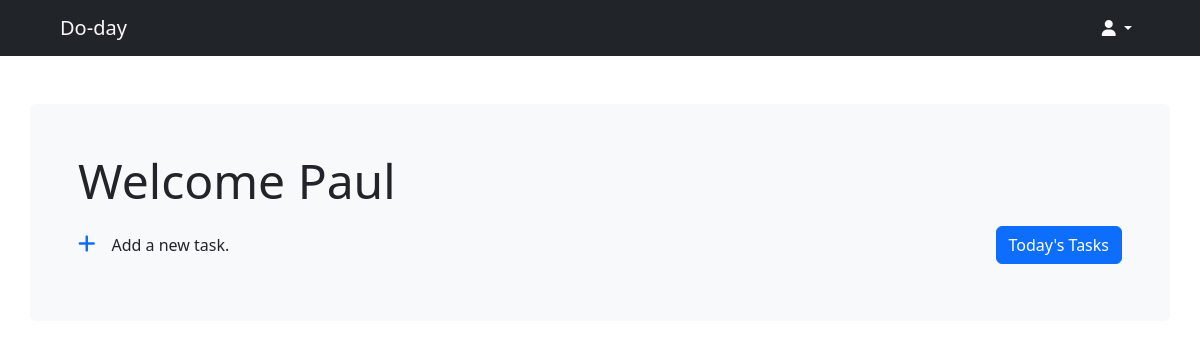
The app's page /all/ (signed in), older data.
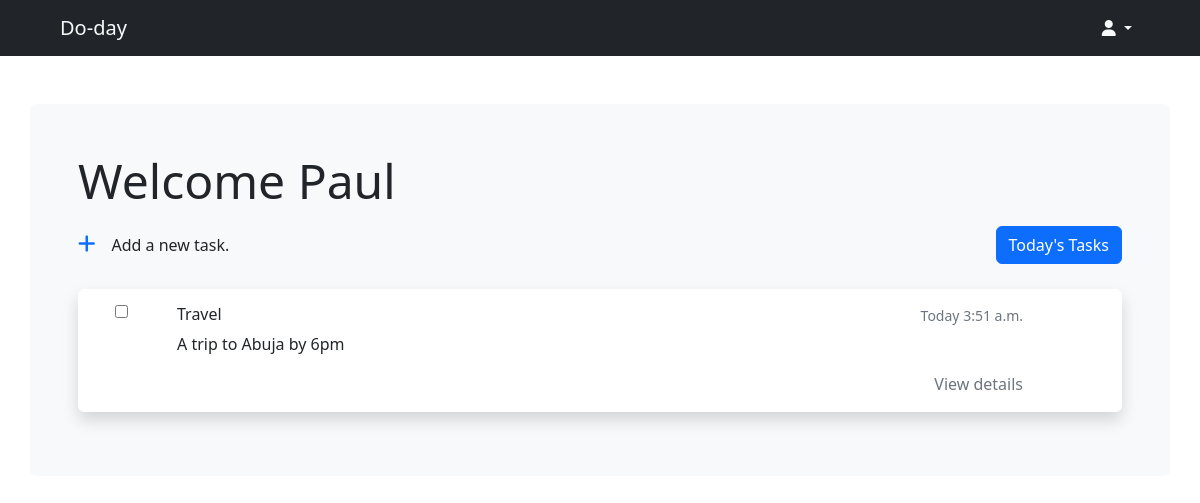
The same page, newer data.
### todo/models.py (models this page shows)
class Task(models.Model):
  task_choices = (
    ('Work', 'Work'),
    ('Travel', 'Travel'),
    ('School', 'School'),
    ('Health', 'Health'),
    ('Personal', 'Personal')
  )
  category = models.CharField(max_length=50, choices=task_choices, default='Work')
  details = models.TextField(max_length=2000)
  task_date = models.DateField()
  task_time = models.TimeField()
  status = models.BooleanField(default=False)
  user = models.ForeignKey(User, on_delete=models.CASCADE)

### todo/views.py (the view, shortened to what this page needs)
# urls.py: path('all/', all, name='todo-all'),
@login_required
def all(request):
  form = TaskForm(request.POST)
  tasks = Task.objects.all().filter(user = request.user).order_by('task_date')
  context = {
    'form': form,
    'tasks': tasks,
  }
  return render(request, 'todo/all.html', context)

### todo/forms.py
class TaskForm(forms.ModelForm):
  task_choices = (
    ('Work', 'Work'),
    ('Travel', 'Travel'),
    ('School', 'School'),
    ('Health', 'Health'),
    ('Personal', 'Personal')
  )
  category = forms.CharField(widget=forms.Select(attrs={'placeholder':'Category'}, choices=task_choices))
  details = forms.CharField(widget=forms.Textarea(attrs={'placeholder':'Details'}))
  task_date = forms.DateField(widget=forms.DateInput(attrs={'name':'Date', 'type':'date'}))
  task_time = forms.TimeField(widget=forms.TimeInput(attrs={'name':'time', 'type':'time'}))
  class Meta:
    model = Task
    fields = ('category', 'details', 'task_date', 'task_time')

### user/models.py (called while the page is built)
  def __str__(self):
    return self.first_name

### todo/templates/todo/all.html (shortened to what this page needs)
{% extends 'base.html' %}
{% load static %}
{% load humanize %}
{% block main %}
  <div class="container bg-light p-5 mt-5 rounded">
    <p class="display-5">Welcome
      {% if user.is_authenticated %}
        {{user|capfirst}}
      {% endif %}
    </p>
    <div class="d-flex justify-content-between align-items-baseline">
        {% include 'partials/addmodal.html' %}
        <a href="{% url 'todo-home' %}" class="btn btn-primary">Today's Tasks</a>
    </div>
    {% for task in tasks %}
    <div class="container bg-white rounded shadow task-container" id="{{task.id}}">
      <div class="row my-3 py-3">
        <div class="col-1"><input type="checkbox" id="{{task.id}}" class="checkboxes" title="Mark as read"></div>
        <div class="col-10">
          <div class="col-12 d-flex justify-content-between">
            <h6 class="text-dark">{{task.category}}</h6>
            <small class="text-secondary">{{task.task_date|naturalday|capfirst}} {{task.task_time}}</small>
          </div>
          <div class="col-12">
            <p class="text-justify">
              {{task.details|truncatechars:150}}
            </p>
            <div class="ms-auto" style="width:fit-content">{% include 'partials/detailmodal.html' %}</div>
          </div>
        </div>
      </div>
    </div>
    {% endfor %}
  </div>
{% endblock main %}

### templates/partials/detailmodal.html (shortened to what this page needs)
<a href="" class="details ms-5 text-secondary" type="button" data-bs-toggle="modal" data-bs-target="#exampleModal{{task.id}}">View details</a>

Row changes from the older to the newer data that the page shows:
added Task: category "Travel", task_date "Today", task_time "3:51 a.m.", details "A trip to Abuja by 6pm"
